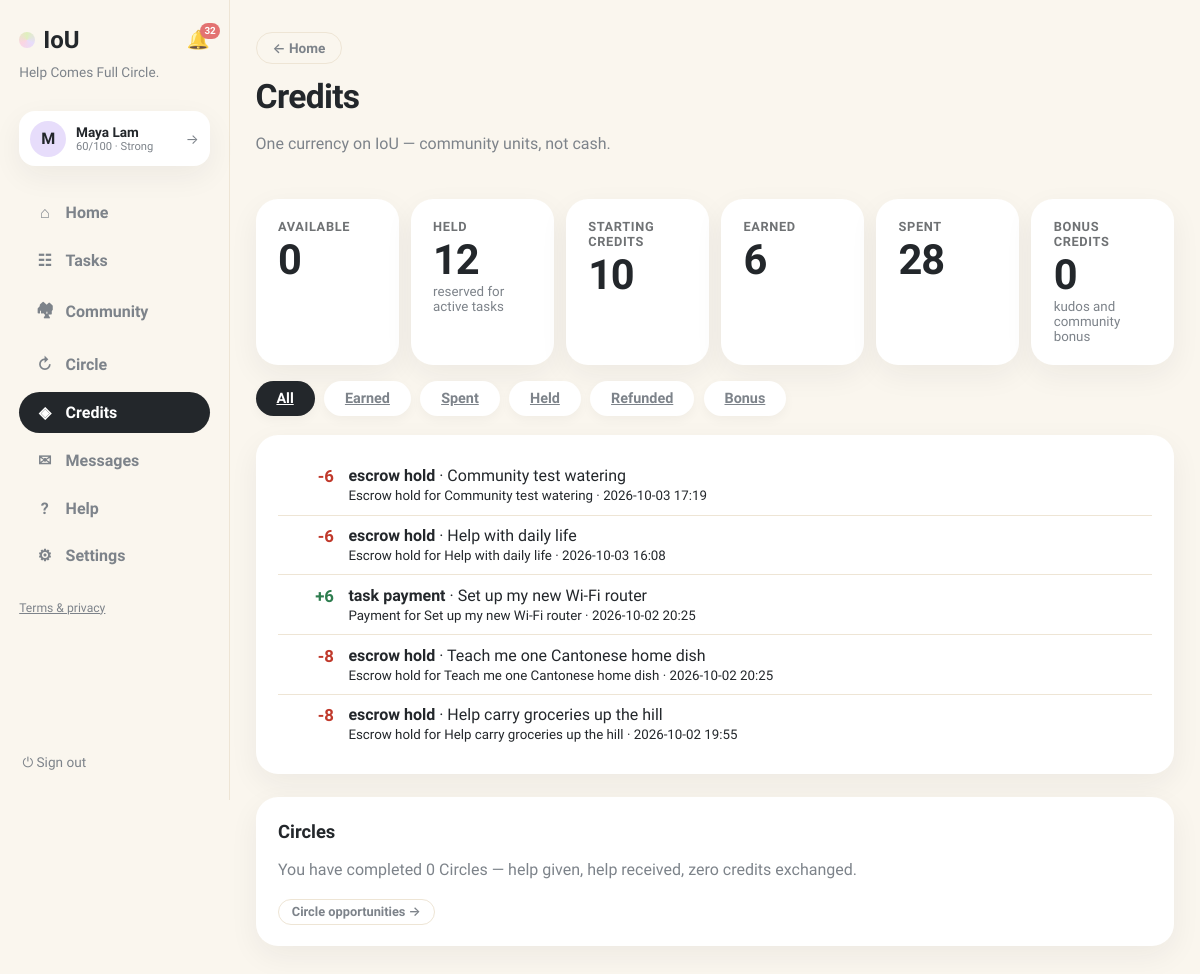
Screenshot of /history (signed in) with the database file from the repository.
### tables this page shows
CREATE TABLE users (
                id INTEGER PRIMARY KEY, name TEXT NOT NULL, email TEXT UNIQUE NOT NULL,
                password TEXT NOT NULL, balance INTEGER NOT NULL DEFAULT 0,
                held_balance INTEGER NOT NULL DEFAULT 0,
                is_moderator INTEGER NOT NULL DEFAULT 0
            , language TEXT NOT NULL DEFAULT 'en', address TEXT, district TEXT, hkid TEXT, address_id TEXT, age INTEGER, birthday TEXT, skills TEXT NOT NULL DEFAULT '', community_helper INTEGER NOT NULL DEFAULT 0, created_at TEXT, consent_analytics INTEGER NOT NULL DEFAULT 0, reliability INTEGER NOT NULL DEFAULT 60, account_status TEXT NOT NULL DEFAULT 'active', analytics_consent INTEGER NOT NULL DEFAULT 0, username TEXT, bio TEXT, verification_identity TEXT NOT NULL DEFAULT 'unverified', verification_neighbourhood TEXT NOT NULL DEFAULT 'unverified', vis_photo INTEGER NOT NULL DEFAULT 1, vis_neighbourhood INTEGER NOT NULL DEFAULT 1, vis_skills INTEGER NOT NULL DEFAULT 1, vis_bio INTEGER NOT NULL DEFAULT 1, vis_completed INTEGER NOT NULL DEFAULT 1, vis_circle INTEGER NOT NULL DEFAULT 1, circle_enabled INTEGER NOT NULL DEFAULT 1);

CREATE TABLE ledger (
                id INTEGER PRIMARY KEY, user_id INTEGER NOT NULL, request_id INTEGER,
                kind TEXT NOT NULL, amount INTEGER NOT NULL, description TEXT NOT NULL,
                created_at TEXT NOT NULL, FOREIGN KEY(user_id) REFERENCES users(id),
                FOREIGN KEY(request_id) REFERENCES requests(id)
            );

CREATE TABLE requests (
                id INTEGER PRIMARY KEY, title TEXT NOT NULL, description TEXT NOT NULL,
                category TEXT NOT NULL, requester_id INTEGER NOT NULL,
                status TEXT NOT NULL DEFAULT 'open', provider_id INTEGER,
                requester_value INTEGER, requester_buffer INTEGER,
                provider_value INTEGER, provider_buffer INTEGER,
                agreed_value INTEGER, negotiation_deadline TEXT,
                effort_minutes INTEGER, complexity INTEGER, quality_score INTEGER,
                completed_at TEXT,
                created_at TEXT NOT NULL, location TEXT, needed_by TEXT, urgency TEXT, meetup_date TEXT, meetup_time TEXT, meetup_location TEXT, preferred_time TEXT, completion_note TEXT, completion_evidence TEXT, confirm_requester INTEGER NOT NULL DEFAULT 0, confirm_provider INTEGER NOT NULL DEFAULT 0, started_at TEXT, provider_completed_at TEXT, requester_confirmed_at TEXT, release_at TEXT, proof_path TEXT, proof_status TEXT, dispute_eligible INTEGER NOT NULL DEFAULT 1, dispute_window_days INTEGER NOT NULL DEFAULT 3, settlement_value INTEGER, circle_id INTEGER, cancel_requested_by INTEGER, cancel_reason TEXT, cancel_compensation INTEGER NOT NULL DEFAULT 0, evidence_required INTEGER NOT NULL DEFAULT 1, duration_minutes INTEGER NOT NULL DEFAULT 0, community_id INTEGER, visibility TEXT NOT NULL DEFAULT 'public',
                FOREIGN KEY(requester_id) REFERENCES users(id),
                FOREIGN KEY(provider_id) REFERENCES users(id)
            );

### app.py (the view)
@app.get("/history", response_class=HTMLResponse)
def credit_history(request: Request, view: str = "all"):
    user = current_user(request)
    if not user:
        return RedirectResponse("/login", status_code=303)
    kinds = {
        "all": "", "earned": "AND l.amount > 0 AND l.kind IN ('task_payment','welcome_credit')",
        "spent": "AND l.amount < 0 AND l.kind NOT IN ('refund','cancellation_refund')",
        "held": "AND l.kind='escrow_hold'",
        "refunded": "AND l.kind IN ('refund','cancellation_refund')",
        "bonus": "AND l.kind IN ('kudos_bonus','community_test')",
    }
    clause = kinds.get(view, "")
    with db() as connection:
        sql = (
            """SELECT l.*, r.title FROM ledger l LEFT JOIN requests r ON r.id=l.request_id
               WHERE l.user_id=? %s ORDER BY l.created_at DESC""" % clause
        )
        ledger = connection.execute(sql, (user["id"],)).fetchall()
        summary = {
            "available": user["balance"],
            "held": user["held_balance"],
            "starting": 10,
            "earned": connection.execute(
                """SELECT COALESCE(SUM(l.amount),0) s FROM ledger l
                   WHERE l.user_id=? AND l.amount>0 AND l.kind IN ('task_payment','welcome_credit')""",
                (user["id"],)).fetchone()["s"],
            "spent": abs(connection.execute(
                """SELECT COALESCE(SUM(l.amount),0) s FROM ledger l
                   WHERE l.user_id=? AND l.amount<0
                     AND l.kind NOT IN ('refund','cancellation_refund')""",
                (user["id"],)).fetchone()["s"]),
            "bonus": connection.execute(
                """SELECT COALESCE(SUM(l.amount),0) s FROM ledger l
                   WHERE l.user_id=? AND l.kind IN ('kudos_bonus','community_test')""",
                (user["id"],)).fetchone()["s"],
            "circle": connection.execute(
                """SELECT COUNT(DISTINCT cp.id) c FROM chain_proposals cp
                   JOIN chain_members cm ON cm.proposal_id=cp.id
                   WHERE cm.user_id=? AND cp.status='completed'""", (user["id"],)).fetchone()["c"],
        }
    return render(request, "history.html", page="credits", ledger=ledger,
                  summary=summary, view=view, views=list(kinds))

### templates/history.html (shortened to what this page needs)
{% extends "base.html" %}
{% block content %}
<header class="page-head">
  <div>
    <a class="btn-ghost btn-back" href="/">← Home</a>
    <h1 style="margin-top:.8rem">Credits</h1>
    <p class="muted">One currency on IoU — community units, not cash.</p>
  </div>
</header>
<div class="credit-summary">
  <div class="card"><span class="stat-label">Available</span><span class="stat-big {% if summary.available < 0 %}neg{% endif %}">{{ summary.available }}</span></div>
  <div class="card"><span class="stat-label">Held</span><span class="stat-big">{{ summary.held }}</span><small class="muted">reserved for active tasks</small></div>
  <div class="card"><span class="stat-label">Starting credits</span><span class="stat-big">{{ summary.starting }}</span></div>
  <div class="card"><span class="stat-label">Earned</span><span class="stat-big">{{ summary.earned }}</span></div>
  <div class="card"><span class="stat-label">Spent</span><span class="stat-big">{{ summary.spent }}</span></div>
  <div class="card"><span class="stat-label">Bonus credits</span><span class="stat-big">{{ summary.bonus }}</span><small class="muted">kudos and community bonus</small></div>
</div>
<div class="board-tabs">
  {% for key in views %}
  <a class="btab {% if view == key %}active{% endif %}" href="/history?view={{ key }}">{{ key|capitalize }}</a>
  {% endfor %}
</div>
<div class="card">
  <ul class="ledger-list">
  {% for item in ledger %}
    <li><span class="ledger-amount {% if item.amount > 0 %}pos{% else %}neg{% endif %}">{{ '+' if item.amount > 0 else '' }}{{ item.amount }}</span><div><b>{{ item.kind.replace('_',' ') }}</b>{% if item.title %} · {{ item.title }}{% endif %}<br><small>{{ item.description }} · {{ item.created_at[:16]|replace('T',' ') }}</small></div></li>
  {% else %}<li class="empty">Nothing in this category yet.</li>{% endfor %}
  </ul>
</div>
<section class="card">
  <h2>Circles</h2>
  <p class="muted">You have completed {{ summary.circle }} Circle{{ 's' if summary.circle != 1 }} — help given, help received, zero credits exchanged.</p>
  <a class="btn-ghost btn-sm" href="/chain-invitations">Circle opportunities →</a>
</section>
{% endblock %}

### templates/base.html (shortened to what this page needs)
<!doctype html>
<html lang="en"><head><link rel="stylesheet" href="/static/style.css"></head>
<body class="app-body">
<nav class="sidebar">
  <div class="brand-row">
    <a class="brand" href="/"><span class="brand-dot"></span>IoU</a>
    {% if user %}
    <a class="bell {% if page == 'notifications' %}active{% endif %}" href="/notifications" title="Notifications">🔔{% if unread_notifs or unread_msgs %}<span class="bell-badge">{{ (unread_notifs or 0) + (unread_msgs or 0) }}</span>{% endif %}</a>
    {% endif %}
  </div>
  <p class="brand-tag">Help Comes Full Circle.</p>
  {% if user %}
  <a class="side-user" href="/profile" title="Your profile">
    <div class="avatar">{{ user.name[0] }}</div>
    {% set sc = user.reliability if user.reliability is not none else 60 %}
    {% set lab = 'Suspended' if sc <= 0 else ('Restricted' if sc < 30 else ('Limited' if sc < 60 else ('Strong' if sc < 80 else 'Excellent'))) %}
    <div class="sidebar-user-meta"><b>{{ user.name }}</b>
      <small>{{ sc }}/100 · {{ lab }}</small>
    </div>
    <span class="side-user-arrow">→</span>
  </a>
  <div class="nav-links">
    <a class="nav-link {% if page == 'home' %}active{% endif %}" href="/"><span class="nav-ico">⌂</span>Home</a>
    <a class="nav-link {% if page == 'browse' %}active{% endif %}" href="/browse"><span class="nav-ico">☷</span>Tasks</a>
    <a class="nav-link {% if page == 'community' %}active{% endif %}" href="/community"><span class="nav-ico">🏘</span>Community</a>
    <a class="nav-link {% if page == 'circle' %}active{% endif %}" href="/chain-invitations"><span class="nav-ico">↻</span>Circle{% if circle_pending %}<span class="unread-dot"></span>{% endif %}</a>
    <a class="nav-link {% if page == 'credits' %}active{% endif %}" href="/history"><span class="nav-ico">◈</span>Credits</a>
    <a class="nav-link {% if page == 'messages' %}active{% endif %}" href="/messages"><span class="nav-ico">✉</span>Messages{% if unread_msgs %}<span class="unread-dot"></span>{% endif %}</a>
    <a class="nav-link {% if page == 'help' %}active{% endif %}" href="/help"><span class="nav-ico">?</span>Help</a>
    <a class="nav-link {% if page == 'account' %}active{% endif %}" href="/account"><span class="nav-ico">⚙</span>Settings</a>
  </div>
  <p class="nav-footer"><a href="/legal">Terms &amp; privacy</a></p>
  <form method="post" action="/logout" class="side-logout"><button class="link-button" title="Sign out">⏻ Sign out</button></form>
  {% else %}
  <div class="nav-links">
    <a class="nav-link" href="/login"><span class="nav-ico">→</span>Sign in</a>
    <a class="nav-link" href="/register"><span class="nav-ico">＋</span>Create account</a>
  </div>
  <p class="nav-footer"><a href="/legal">Terms &amp; privacy</a></p>
  {% endif %}
</nav>
<main class="content {% block content_class %}{% endblock %}">{% block content %}{% endblock %}</main>
</body></html>

### rows the page displays
users: name "M", name "Maya Lam"
ledger: amount "-6", kind.replace "escrow hold", title "Community test watering", description "Escrow hold for Community test watering", created_at "2026-10-03 17:19"
ledger: amount "-6", kind.replace "escrow hold", title "Help with daily life", description "Escrow hold for Help with daily life", created_at "2026-10-03 16:08"
ledger: amount "+", amount "6", kind.replace "task payment", title "Set up my new Wi-Fi router", description "Payment for Set up my new Wi-Fi router", created_at "2026-10-02 20:25"
ledger: amount "-8", kind.replace "escrow hold", title "Teach me one Cantonese home dish", description "Escrow hold for Teach me one Cantonese home dish", created_at "2026-10-02 20:25"
ledger: amount "-8", kind.replace "escrow hold", title "Help carry groceries up the hill", description "Escrow hold for Help carry groceries up the hill", created_at "2026-10-02 19:55"

### other values shown
{{ (unread_notifs or 0) + (unread_msgs or 0) }} "32"
{{ sc }} "60"
{{ lab }} "Strong"
{{ summary.available }} "0"
{{ summary.held }} "12"
{{ summary.starting }} "10"
{{ summary.earned }} "6"
{{ summary.spent }} "28"
{{ summary.bonus }} "0"
{{ key|capitalize }} "All" "Earned" "Spent" "Held" "Refunded" "Bonus"
{{ summary.circle }} "0"
{{ 's' if summary.circle != 1 }} "s"
